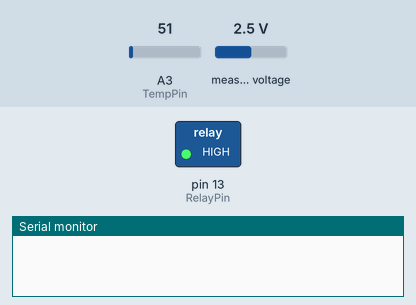
Simulated run of this sketch. Board: Arduino Uno, built with avr-gcc and run on an emulated ATmega328P. Shown: switched loads named in the sketch (green lamp = pin HIGH), the last lines printed to the serial monitor. Wiring (inferred from the names in the program): ADS1115 converter at I2C address 0x48. The test bench sets the inputs (shaded band); at power-on: A3 (TempPin) = 51, measured voltage 2.5 V.

Above: at 0.6 s.
At 6.6 s:
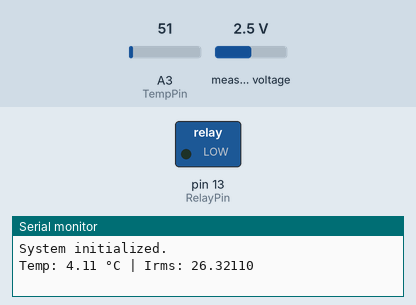
Timing chart, 0 to 8.1 s (numbered marks = the images above):
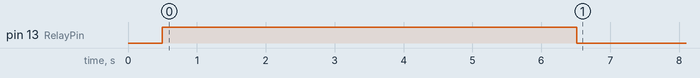

The sketch:

sketch_nov5c.ino
```cpp
//Test of prototype no1
#include <Wire.h>

#define ADS1115_ADDRESS 0x48

//=================================================================================================================================
// VARIABLE DECLARATIONS
//=================================================================================================================================

// Define the pins of the Arduino ADC where the current sensor is measured
const int SensorPin = A1, RefPin = A2;

// NEW: Temp sensor and relay
const int TempPin = A3;     // LM35 V4 analog output
const int RelayPin = 13;    // relay input(low trigger)

// NEW: Temp control
float Tmin = 20.0;
float Tmax = 25.0;

// Define the data from the current sensor
const int Rshunt = 33.3;                // Resistance of the transformer: Model 50 A: 20 ohms, Model 30 A: 33.3 ohms
double n_trafo = 1000;                  // Number of turns between primary and secondary

// Variables to calculate every millisecond
unsigned long time_now = 0;
unsigned long time_ant = 0, dif_Time = 0, act_time = 0, reading_time = 0, dif_reading_time = 0, timer1 = 0, timer2 = 0;

// Define variables to calculate the RMS of a power cycle
double quadratic_sum_v = 0.0;
double quadratic_sum_rms = 0.0;       // This variable accumulates the quadratic sum of instantaneous currents
const int sampleDuration = 20;          // Number of samples that determine how often the RMS is calculated
int quadratic_sum_counter = 0;       // Counter of how many times values have been accumulated in the quadratic sum
double freq = 50.0;                     // Define the frequency of the power cycle


// Define variables to calculate an average of the current
double accumulated_current = 0.0;       // Accumulator of RMS values for averaging
const int sampleAverage = 250;          // Number of samples that determine how often the RMS average is calculated
int accumulated_counter = 0;             // Counter of how many times RMS values have been accumulated
bool first_run = true;
double v_calib_acum = 0;
double v_calib = 0;
int i = 0;
byte writeBuf[3];

//=================================================================================================================================
// Helper functions: Function created to partition the problem in smaller parts
//=================================================================================================================================
void config_i2c() {
  Wire.begin();// begin I2C

  // ASD1115
  // set config register and start conversion
  // ANC1 and GND, 4.096v, 128s/

  writeBuf[0] = 1;    // config register is 1

  writeBuf[1] = 0b11010010; // 0xC2 single shot off <== ORIGINAL - single conversion/ AIN1 & GND/ 4.096V/ Continuous (0)

  // bit 15 flag bit for single shot
  // Bits 14-12 input selection:
  // 100 ANC0; 101 ANC1; 110 ANC2; 111 ANC3
  // Bits 11-9 Amp gain. Default to 010 here 001 P19
  // Bit 8 Operational mode of the ADS1115.
  // 0 : Continuous conversion mode
  // 1 : Power-down single-shot mode (default)

  writeBuf[2] = 0b11100101; // bits 7-0  0x85 //869 SPS

  // Bits 7-5 data rate default to 100 for 128SPS
  // Bits 4-0  comparator functions see spec sheet.

  // setup ADS1115
  Wire.beginTransmission(ADS1115_ADDRESS);  // ADC
  Wire.write(writeBuf[0]);
  Wire.write(writeBuf[1]);
  Wire.write(writeBuf[2]);
  Wire.endTransmission();
  delay(500);
}

float read_voltage() {
  Wire.beginTransmission(ADS1115_ADDRESS);
  Wire.write(0x00);
  Wire.endTransmission();
  Wire.requestFrom(ADS1115_ADDRESS, 2);
  int16_t result = Wire.read() << 8 | Wire.read();
  Wire.endTransmission();
  return result * 4.096 / 32768.0;
}

// NEW: LM35 V4: 10mV/°C, Output Voltage 0~1.5V -> 0~150°C
float read_temperature() {
  int raw = analogRead(TempPin);
  float voltage = (raw / 4095.0) * 3.3; // ESP32 ADC 0~3.3V
  float tempC = voltage * 100.0;
  return tempC;
}

//=================================================================================================================================
// setup
//=================================================================================================================================
void setup() {
  Serial.begin(115200);
  config_i2c();

  pinMode(RelayPin, OUTPUT);
  digitalWrite(RelayPin, HIGH);  // relay default off
  delay(1000);
  Serial.println("System initialized.");
}

//=================================================================================================================================
// loop
//=================================================================================================================================
void loop() {
  act_time = micros();
  dif_Time = act_time - time_ant;

  if (dif_Time >= 1000) {
    time_ant = act_time;
    double Vinst  = read_voltage() - 1.65;
    double Iinst = Vinst * 30;
    quadratic_sum_rms += (Iinst * Iinst * (dif_Time / 1000000.0));
    quadratic_sum_counter++;
  }

  if (quadratic_sum_counter >= 20) {
    double Irms = sqrt(50 * quadratic_sum_rms);
    quadratic_sum_counter = 0;
    quadratic_sum_rms = 0;
    if (Irms <= 0.1) Irms = 0;
    accumulated_current += Irms;
    accumulated_counter++;
  }

  if (accumulated_counter >= 250) {
    double Irms_filt = accumulated_current / ((double)accumulated_counter);
    accumulated_counter = 0;
    accumulated_current = 0;

    float tempC = read_temperature();
    Serial.print("Temp: ");
    Serial.print(tempC);
    Serial.print(" °C | ");
    Serial.print("Irms: ");
    Serial.println(Irms_filt, 5);

    // NEW: Control Logic(low trigger)
    if (tempC < Tmin) {
      digitalWrite(RelayPin, LOW);   // Heater ON
    } else if (tempC > Tmax) {
      digitalWrite(RelayPin, HIGH);  // Heater OFF
    }
  }
}
```

Measured:
- by itself, pin 13 (RelayPin): HIGH → LOW at 6.5 s
